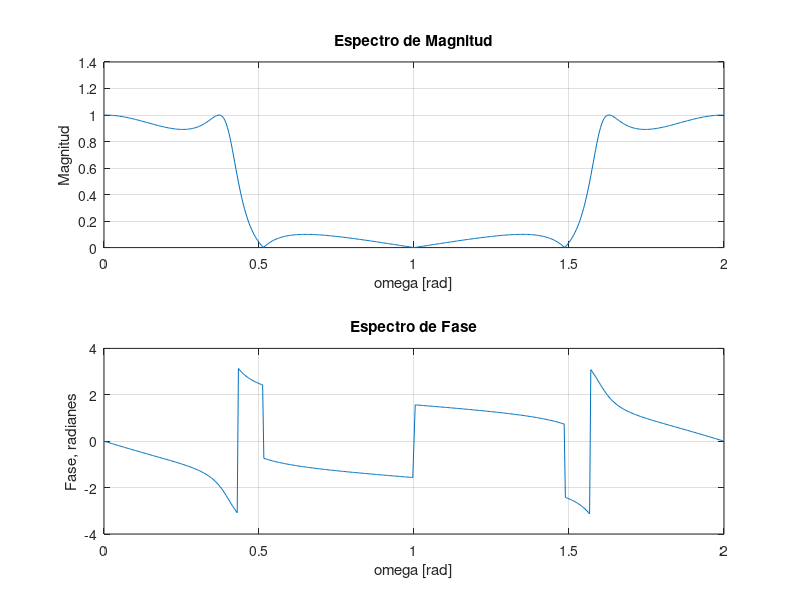

MATLAB code to generate this figure:
%% Inicio Limpio

clc;        %   Consola limpia
clear;      %   Workspace limpio
close all;  %   Cierra otras ventanas


a = [1 -.8741 .9217 -.2672]

b = [ .1866 .2036 .2036 .1866]

[A,B,C,D] = tf2ss (b,a)

Htf = tf( b, a ,-1)

[H,w] = freqz(b,a,512,'whole');

subplot(2,1,1)
plot(w/pi(),abs(H));grid;hold on;
title('Espectro de Magnitud'); xlabel('omega [rad]'); ylabel('Magnitud');
subplot(2,1,2)
plot(w/pi(),angle(H));grid;hold on;
title('Espectro de Fase'); xlabel('omega [rad]'); ylabel('Fase, radianes');